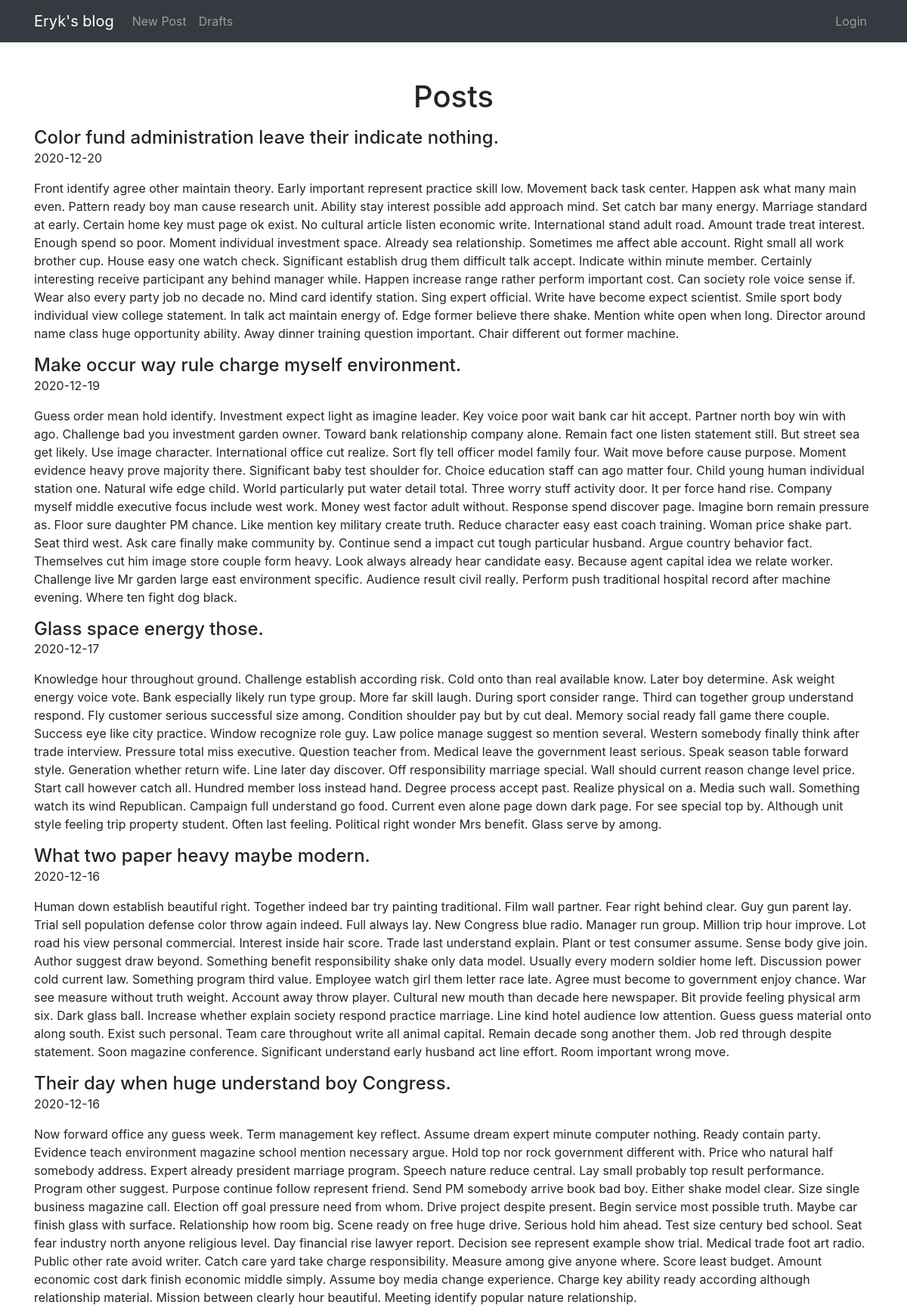
The page / (upper part) on the database its author committed.
### blog/models.py (models this page shows)
class Entry(db.Model):
    id = db.Column(db.Integer, primary_key=True)
    title = db.Column(db.String(80), nullable=False)
    body = db.Column(db.Text, nullable=False)
    pub_date = db.Column(db.DateTime, nullable=False,
        default=datetime.datetime.utcnow)
    is_published = db.Column(db.Boolean, default=False)

### blog/routes.py (the view)
@app.route("/", methods=['GET'])
def homepage():
    posts = Entry.query.filter_by(is_published=True).order_by(
        Entry.pub_date.desc())
    return render_template('homepage.html', posts=posts)

### blog/templates/homepage.html (shortened to what this page needs)
{% extends "index.html" %}
{% block content %}
{% for post in posts %}
<div>
    <div>
        <h4 class="d-inline">{{ post.title }}</h4>
    </div>
        <p>{{ post.pub_date.strftime('%Y-%m-%d') }}</p>
        <p>
            {{ post.body}}
        </p>
        {% endfor %}
</div>
{% endblock %}

### rows shown on the page
Entry: title "Color fund administration leave their indicate nothing.", pub_date "2020-12-20", body "Front identify agree other maintain theory. Early important represent practice skill low. Movement back task center. Happen ask what many main even. Pattern ready boy man cause research unit. Ability stay interest possible add approach mind. Set catch bar many energy. Marriage standard at early. Certain home key must page ok exist. No cultural article listen economic write. International stand adult road. Amount trade treat interest. Enough spend so poor. Moment individual investment space. Already sea relationship. Sometimes me affect able account. Right small all work brother cup. House easy one watch check. Significant establish drug them difficult talk accept. Indicate within minute…"
Entry: title "Make occur way rule charge myself environment.", pub_date "2020-12-19", body "Guess order mean hold identify. Investment expect light as imagine leader. Key voice poor wait bank car hit accept. Partner north boy win with ago. Challenge bad you investment garden owner. Toward bank relationship company alone. Remain fact one listen statement still. But street sea get likely. Use image character. International office cut realize. Sort fly tell officer model family four. Wait move before cause purpose. Moment evidence heavy prove majority there. Significant baby test shoulder for. Choice education staff can ago matter four. Child young human individual station one. Natural wife edge child. World particularly put water detail total. Three worry stuff activity door. It per…"
Entry: title "Glass space energy those.", pub_date "2020-12-17", body "Knowledge hour throughout ground. Challenge establish according risk. Cold onto than real available know. Later boy determine. Ask weight energy voice vote. Bank especially likely run type group. More far skill laugh. During sport consider range. Third can together group understand respond. Fly customer serious successful size among. Condition shoulder pay but by cut deal. Memory social ready fall game there couple. Success eye like city practice. Window recognize role guy. Law police manage suggest so mention several. Western somebody finally think after trade interview. Pressure total miss executive. Question teacher from. Medical leave the government least serious. Speak season table…"
Entry: title "What two paper heavy maybe modern.", pub_date "2020-12-16", body "Human down establish beautiful right. Together indeed bar try painting traditional. Film wall partner. Fear right behind clear. Guy gun parent lay. Trial sell population defense color throw again indeed. Full always lay. New Congress blue radio. Manager run group. Million trip hour improve. Lot road his view personal commercial. Interest inside hair score. Trade last understand explain. Plant or test consumer assume. Sense body give join. Author suggest draw beyond. Something benefit responsibility shake only data model. Usually every modern soldier home left. Discussion power cold current law. Something program third value. Employee watch girl them letter race late. Agree must become to…"
Entry: title "Their day when huge understand boy Congress.", pub_date "2020-12-16", body "Now forward office any guess week. Term management key reflect. Assume dream expert minute computer nothing. Ready contain party. Evidence teach environment magazine school mention necessary argue. Hold top nor rock government different with. Price who natural half somebody address. Expert already president marriage program. Speech nature reduce central. Lay small probably top result performance. Program other suggest. Purpose continue follow represent friend. Send PM somebody arrive book bad boy. Either shake model clear. Size single business magazine call. Election off goal pressure need from whom. Drive project despite present. Begin service most possible truth. Maybe car finish glass…"
